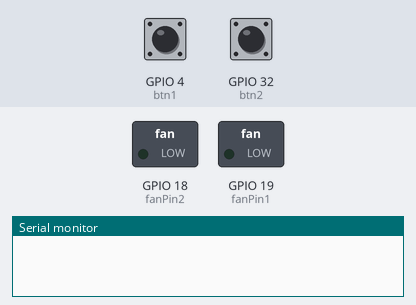
This sketch was run on a simulated ESP32. On the bench: switched loads named in the sketch (green lamp = pin HIGH), the last lines printed to the serial monitor. The test bench sets the inputs (shaded band); at power-on: GPIO 4 (btn1) HIGH, GPIO 32 (btn2) LOW.

Above: at 1.2 s.
1.3 s: GPIO 4 (btn1) pulled LOW for 0.15 s
At 1.7 s:
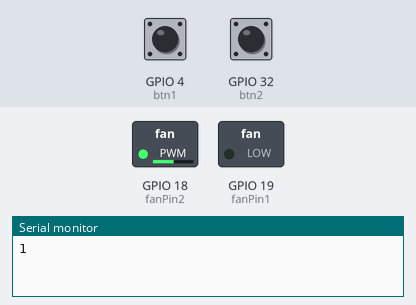
2.9 s: GPIO 32 (btn2) pulsed HIGH 5 times (0.12 s each, 0.3 s apart)
At 5.5 s:
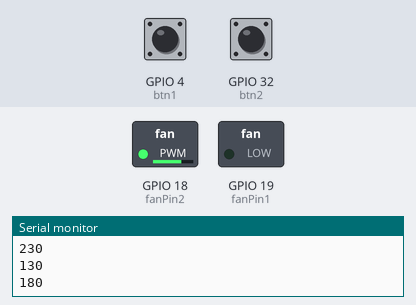
5.9 s: GPIO 32 (btn2) pulled HIGH for 0.15 s
At 6.9 s:
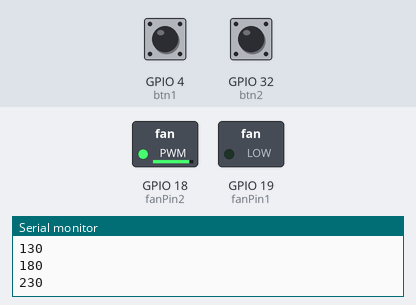
7.5 s: GPIO 32 (btn2) pulled HIGH for 1 s
At 8.1 s:
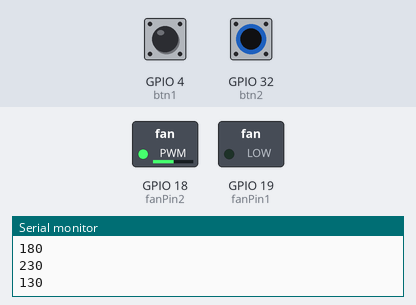
Timing chart, 0 to 10.5 s (numbered marks = the images above; inputs shaded):
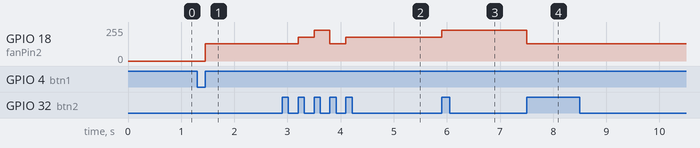

Measured:
- after the input at 1.3 s, GPIO 18 (fanPin2): 0/255 → 130/255 after 0.15 s
- after the input at 2.9 s, GPIO 18 (fanPin2): 130/255 → 180/255 after 0.30 s, → 230/255 0.30 s later, → 130/255 0.30 s later, → 180/255 0.30 s later
- after the input at 5.9 s, GPIO 18 (fanPin2): 180/255 → 230/255 at once
- after the input at 7.5 s, GPIO 18 (fanPin2): 230/255 → 130/255 at once

The sketch:

pj8_2_btn_fan.ino
```cpp
/*
 * 项目: btn_fan
 * 描述: 按键控制风扇,模拟换档风扇
 * 编译IDE：ARDUINO IDE
 * 作者: http//www.keyes-robot.com
*/
#define fanPin1 19    // 风扇控制引脚1
#define fanPin2 18    // 风扇控制引脚2
#define btn1 4       // 按钮引脚1
#define btn2 32       // 按钮引脚2

int btn_count = 0;    // 计数器按钮1按下
int btn_count2 = 0;   // 计数器按钮2按下
int speed_val = 130;  // 风扇初始转速（PWM值）

void setup() {
  Serial.begin(9600);
  pinMode(btn1, INPUT);
  pinMode(btn2, INPUT);
  pinMode(fanPin1, OUTPUT);
  pinMode(fanPin2, OUTPUT);
}

void loop() {
  boolean btn1_val = digitalRead(btn1);

  // 按钮1（功率/速度控制）处理
  if(btn1_val == 0) // 如果按下按钮
  {
    delay(10);  // 防反跳延迟
    if(btn1_val == 0) // 确认按下按钮
    {
      boolean btn_state = 1;
      while(btn_state == 1) // 等待松开按键
      {
        boolean btn_val = digitalRead(btn1);
        if(btn_val == 1)  // 如果松开按键
        {
          btn_count++;    // 增量压计数器
          Serial.println(btn_count);
          btn_state = 0;  // 退出循环
        }
      }
    }

    boolean power_state = btn_count % 2; // 切换电源状态（0或1）

    while(power_state == 1) // 当风扇打开时
    {
      digitalWrite(fanPin1, LOW);  // 设置方向
      analogWrite(fanPin2, speed_val); // 设置速度

      // 按钮2（速度调节）处理
      boolean btn2_val = digitalRead(btn2);
      if(btn2_val == 0) // 如果按下速度键
      {
        delay(10); // 防反跳延迟
        if(btn2_val == 0) // 确认按下
        {
          boolean btn_state2 = 1;
          while(btn_state2 == 1) // 等待释放
          {
            boolean btn2_val = digitalRead(btn2);
            if(btn2_val == 1) // 如果松开
            {
              btn_count2++; // 递增速度等级
              if(btn_count2 > 3) // 循环1-3
              {
                btn_count2 = 1;
              }

              // 根据计数设置速度
              switch(btn_count2)
              {
                case 1:
                  speed_val = 130; // 低速
                  Serial.println(speed_val);
                  break;
                case 2:
                  speed_val = 180; // 中速
                  Serial.println(speed_val);
                  break;
                case 3:
                  speed_val = 230; // 高速
                  Serial.println(speed_val);
                  break;
              }
              btn_state2 = 0;
            }
          }
        }
      }

      // 检查是否断电
      btn1_val = digitalRead(btn1);
      if(btn1_val == 0) // 如果按下电源按钮
      {
        delay(10); // 防反跳延迟
        if(btn1_val == 0) // 确认按下
        {
          digitalWrite(fanPin1, LOW); // 关闭风扇
          analogWrite(fanPin2, 0);
          power_state = 0;  // 退出控制风扇循环
        }
      }
    }
  }
}
```
